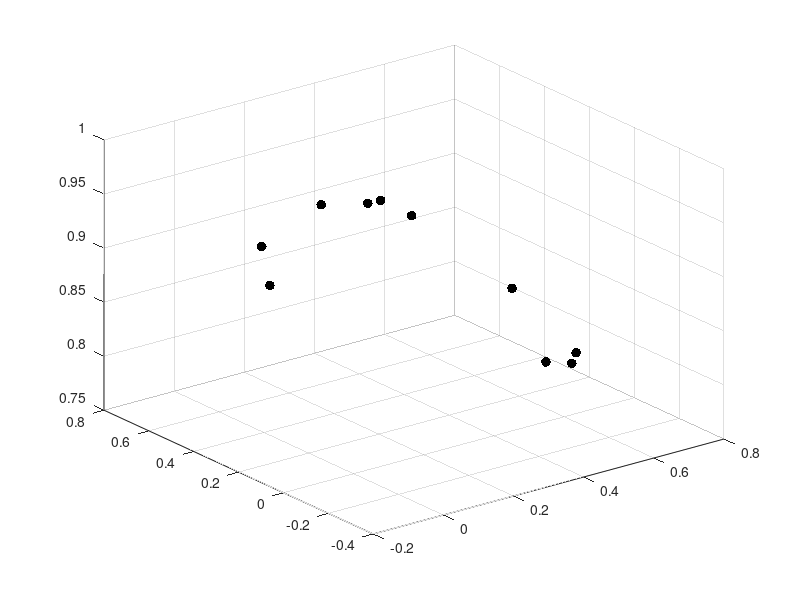

The MATLAB script that drew this image: (Note: this script raises an error after producing the figure.)
%data parameters
num_points = 11;
circ = true; %placed on the origin
angle = acos(1/sqrt(3));
%angle = 2*pi/9; %angle for the circle from the origin in the direction of the z axis
reg = true; %regular spacing
frame = 1; %set this to 6 for point frame data
num_samples = 1000

%choose the distance in the optimization problem
%chord = chordal
%chors = chordal squared
%geodi = geodesic
%geods = geodesic squared
opt_type = 'geodi';

epsilon = .000001; %convergence criteria (squared sine of angles between consecutive iterations)
init = 'random'; %algorithm initialization (start at flag mean if not 'random')

%generate the data
N = num_points-1;
labels = [1:num_points];
label_names = labels;
theta = pi*rand(N,1)/4;
phi = 2*pi*normrnd(0,.2,[N]);
data = zeros(3,num_points);
for i=1:N
    data(1,i) = sin(theta(i))*cos(phi(i));
    data(2,i) = sin(theta(i))*sin(phi(i));
    data(3,i) = cos(theta(i));
end



%data
scatter3(data(1,1:N),data(2,1:N),data(3,1:N),ones(N,1)*50,'k','filled')
hold on

for ii=1:num_samples
    %randomize the N+1st point
    theta = pi*rand()/4;
    phi = 2*pi*normrnd(0,.2);
    data(1,num_points) = sin(theta)*cos(phi);
    data(2,num_points) = sin(theta)*sin(phi);
    data(3,num_points) = cos(theta);


    %compute the sln to opt problem via flag
    %medn = the solution
    %err = error at each iteration
    %weights = weights at each iteration
    %ii = number of iteratioms
    %init_pt = starting point
    %point at each iteration (y(1) = init_pt)
    [medn,err,weights,ii,init_pt,y] = reweighted_flag(data,labels,label_names,epsilon,init,opt_type);

    %bonus point
    %scatter3(data(1,num_points),data(2,num_points),data(3,num_points)+.02,20,'g','filled')

    %median
    if medn(3)<0
        scatter3(-medn(1),-medn(2),-medn(3), 1,'r','filled')
    else
        scatter3(medn(1),medn(2),medn(3), 1,'r','filled')
    end

    
    %mean
    if opt_type =='chord'
        X = zeros(3,num_points);
        for i=1:num_points
            X(:,1+(i-1):i) = data(:,1+(i-1):i);
        end
        [Yall,S,V] = svd(X);
        mn = Yall(:,1)/norm(Yall(:,1));
    elseif opt_type == 'geodi'
        [mn,err, weights,ii,init_pt,y] = karcher_mean(data,labels,label_names,epsilon,init, opt_type);
    else
        print('opt_type error')
    end
    if mn(3)<0
        scatter3(-mn(1),-mn(2),-mn(3)+.01, 1,'b','filled')
    else
        scatter3(mn(1),mn(2),mn(3)+.01, 1,'b','filled')
    end
end


    
